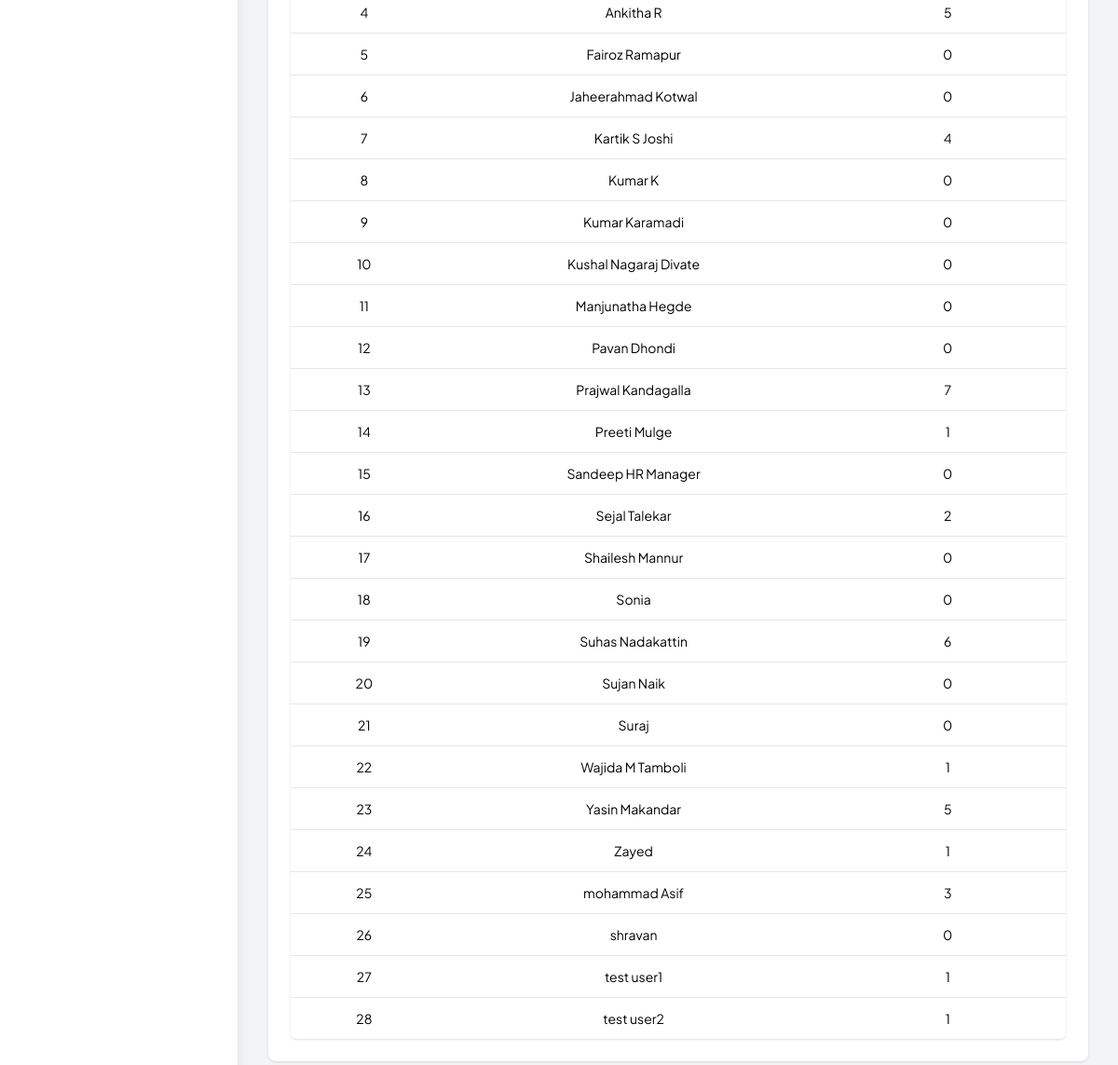
Before: /admin/leave_summary (signed in, lower part) with the older database file.
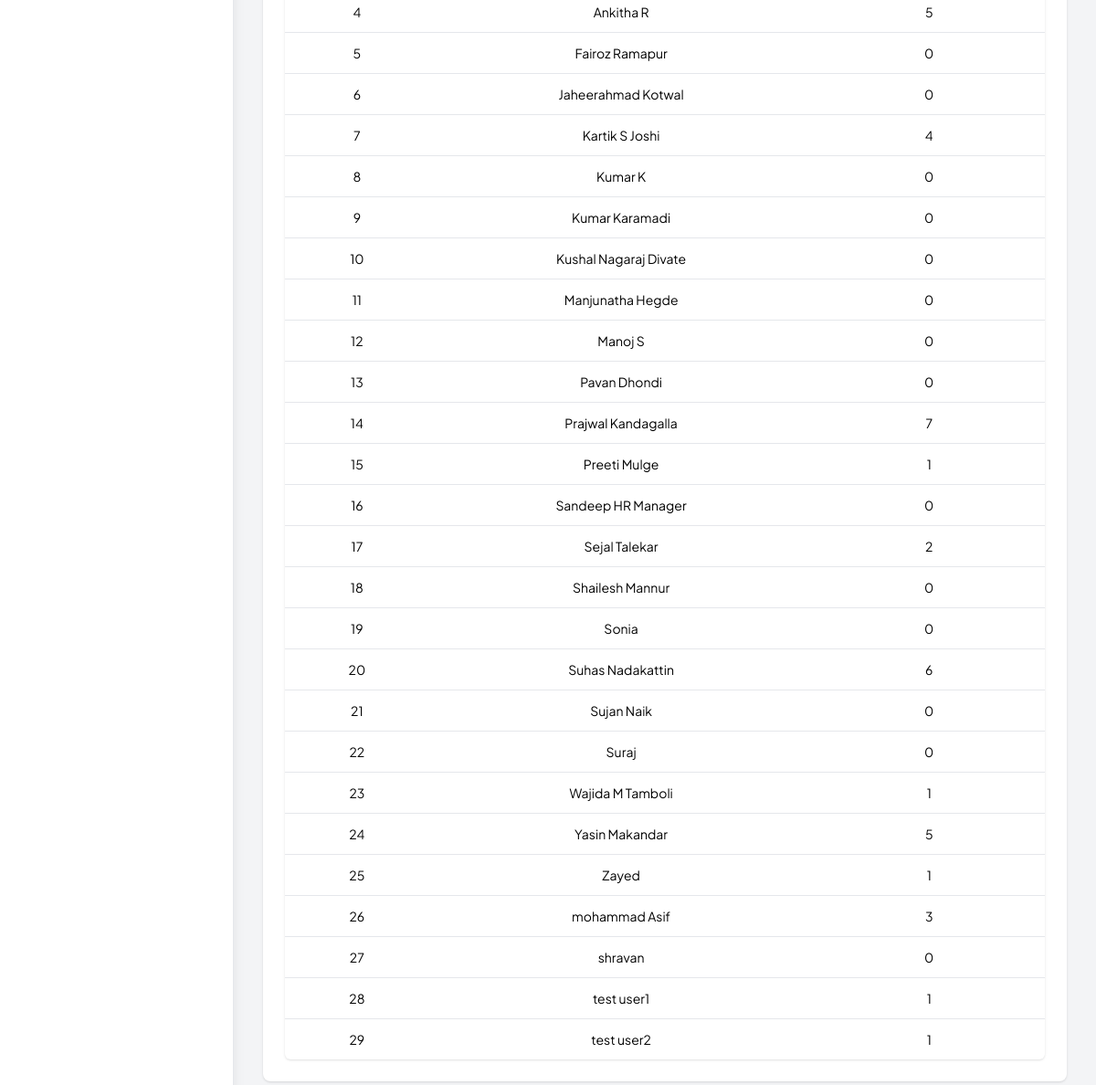
After: the same page with the newer database file.
### tables this page shows
CREATE TABLE tbl_employee (
                emp_id INTEGER PRIMARY KEY AUTOINCREMENT,
                first_name TEXT NOT NULL,
                last_name TEXT NOT NULL,
                gender TEXT NOT NULL,
                dob DATE NOT NULL,
                address TEXT NOT NULL,
                phone_no TEXT NOT NULL,
                email TEXT UNIQUE NOT NULL,
                password TEXT NOT NULL,
                status TEXT DEFAULT 'active',
                emp_type TEXT DEFAULT 'emp',
                inserted_date DATETIME DEFAULT CURRENT_TIMESTAMP
            , department TEXT);

### Backup_Code/app1.py (the view)
@app.route('/admin/leave_summary', methods=['GET', 'POST'])
def admin_leave_summary():
    if 'user_id' not in session or session['emp_type'] != 'admin':
        return redirect(url_for('login'))
    f_date_from   = request.form.get('date_from')         if request.method == 'POST' else ''
    f_date_to     = request.form.get('date_to')           if request.method == 'POST' else ''
    f_leave_type  = request.form.get('leave_type_id')     if request.method == 'POST' else ''
    leave_types   = db.get_leave_types()
    summary       = db.get_leave_summary(
                        date_from   = f_date_from or None,
                        date_to     = f_date_to   or None,
                        leave_type_id = f_leave_type or None
                    )
    return render_template('admin_leave_summary.html',
                           leave_types = leave_types,
                           summary     = summary,
                           f_date_from = f_date_from,
                           f_date_to   = f_date_to,
                           f_leave_type= f_leave_type)

### Backup_Code/database.py (called while the page is built)
    def get_connection(self):
        return sqlite3.connect(self.db_name)

    def get_leave_types(self):
        with self.get_connection() as c:
            return c.execute('SELECT leave_type_id, leave_type FROM tbl_leave_type ORDER BY leave_type').fetchall()

### Backup_Code/templates/admin_leave_summary.html (shortened to what this page needs)
{% extends "base.html" %}
{% block content %}
<div class="max-w-6xl mx-auto">
<div class="bg-white shadow rounded-lg">
  <div class="px-4 py-5 sm:p-6">
  <table class="min-w-full bg-white rounded-md shadow text-sm">
    <tbody class="divide-y">
      {% for row in summary %}
      <tr>
        <td class="px-4 py-3 text-center">{{ loop.index }}</td>
        <td class="px-4 py-3 text-center">{{ row[1] }}</td>
        <td class="px-4 py-3 text-center">{{ row[2]|int }}</td>
      </tr>
      {% endfor %}
    </tbody>
  </table>
</div>
</div>
</div>
{% endblock %}

Changed rows visible on the page:
added tbl_employee: row "Manoj S", row "0"
